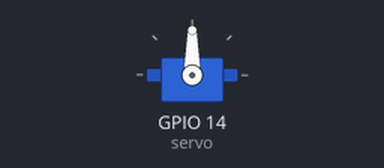
The sketch below on a simulated ESP32. Shown: servo.

Above: at 0.05 s.
At 2.95 s:
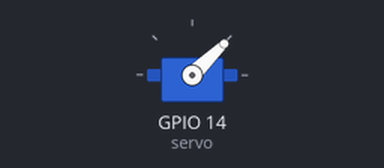
At 5.9 s:
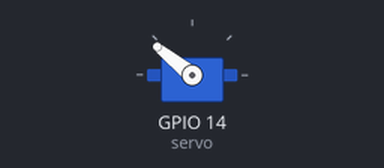
Timing chart, 0 to 9.0 s (numbered marks = the images above):
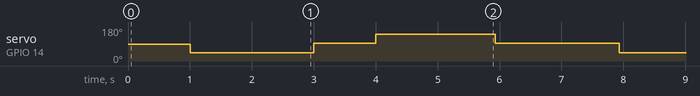

Measured:
- by itself, servo on GPIO 14 (servo): repeats every 6.9 s: 93° 1.0 s, 141° 1.9 s, 93° 2.0 s, 44° 2.0 s

The sketch:

servo_360.ino
```cpp
#include <ESP32Servo.h>
Servo servo;

void setup() {
  servo.attach(14);
}

void loop() {
  // rotate counter-clockwise full-speed
  int time = Serial.parseInt();
  servo.writeMicroseconds(1000);
  delay(2000);//顺时针120度

  // rotation stopped
  servo.writeMicroseconds(1500);
  delay(1000);//停1s

  // rotate clockwise full-speed
  servo.writeMicroseconds(2000);
  delay(1930);//逆时针120度
  //360舵机不好精确控制角度有一个误差，暂时这么用把，等180度舵机来了换

  // rotation stopped
  servo.writeMicroseconds(1500);
  delay(1000);
}
```
